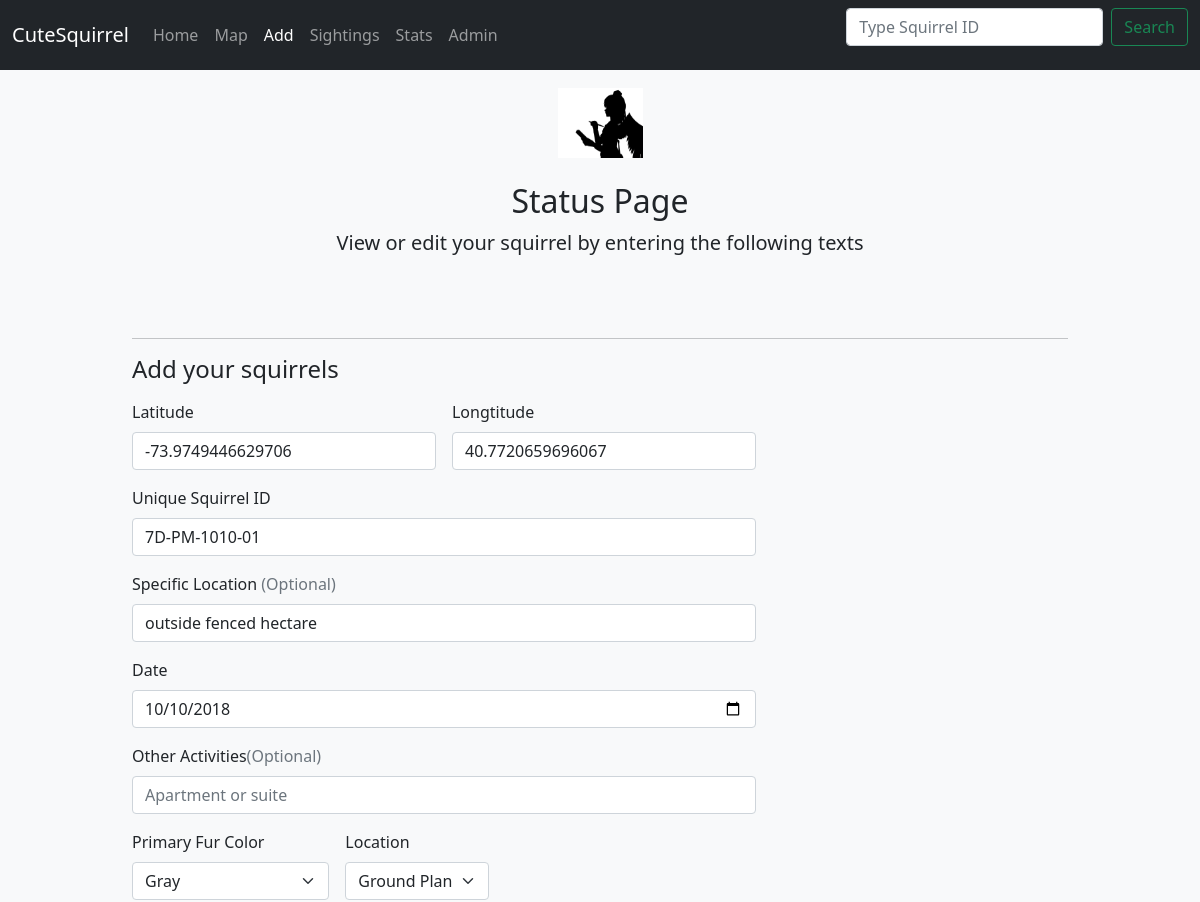
The app's page /sightings/7D-PM-1010-01/ (upper part), older data.
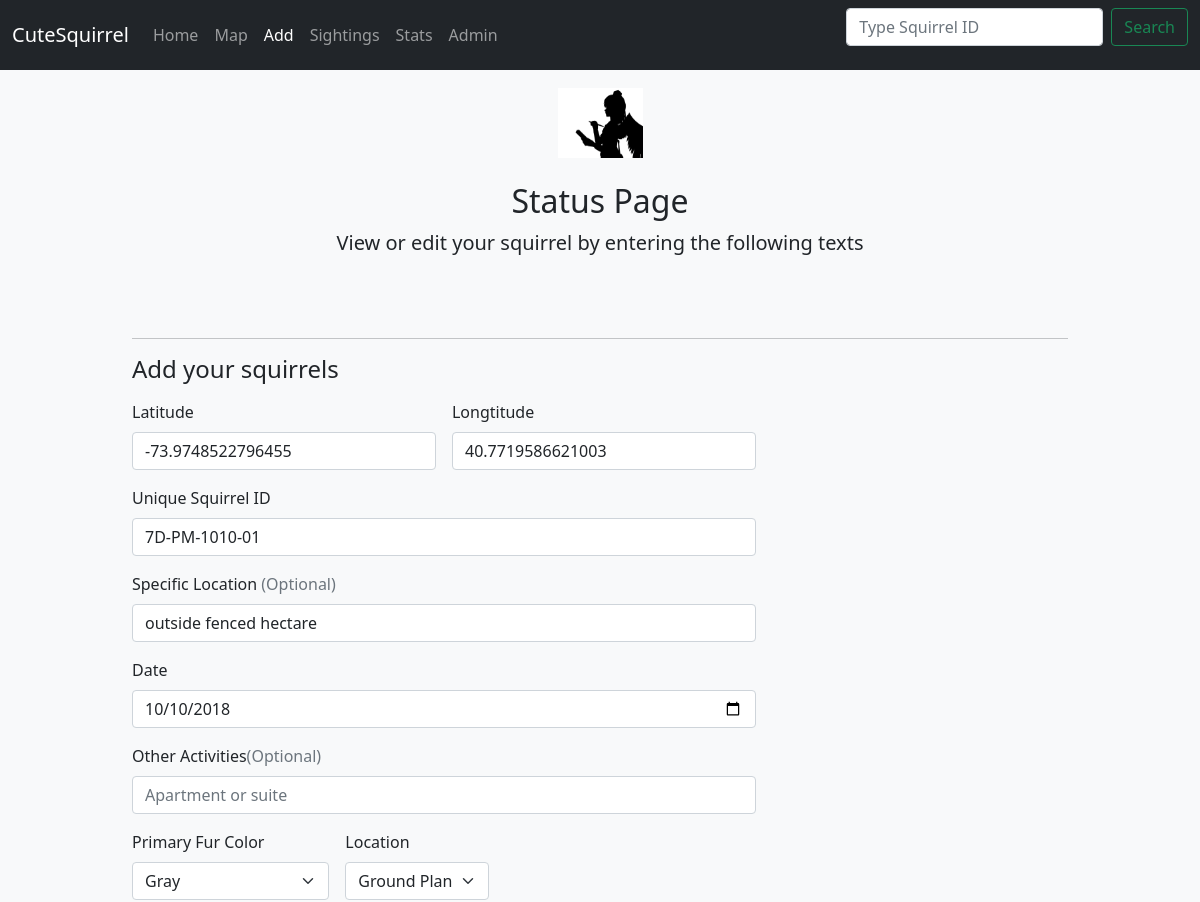
The same page, newer data.
### squirrel/models.py (models this page shows, shortened)
class biaoge(models.Model):
    xx = models.FloatField (help_text = ('Latitude'), null = True)
    yy = models.FloatField (help_text = ('Longtitude'), null = True)
    Unique_Squirrel_ID = models.CharField(max_length = 100, help_text = ('The Unique Squirrel ID'), unique = True, primary_key = True)
    ADULT, JUVENILE = 'Adult', 'Juvenile'
    AGE_CHOICES = ((ADULT,'Adult'), (JUVENILE,'Juvenile'))
    age = models.CharField(max_length = 100, help_text = ('Age'), choices = AGE_CHOICES, null = True)
    PM, AM = 'PM', 'AM'
    SHIFT_CHOICES = ((PM,'PM'), (AM,'AM'))
    shift = models.CharField(max_length = 100, default='', help_text = ('Shift'), choices = SHIFT_CHOICES, null = True)
    date = models.DateField(default='1000-10-10', help_text = ('date'), null = True)
    GRAY, CINNAMON, BLACK = 'Gray', 'Cinnamon', 'Black'
    FUR_COLOR_CHOICES = ((GRAY,'Gray'), (CINNAMON,'Cinnamon'), (BLACK,'Black'))
    primary_fur_color = models.CharField(max_length = 100, help_text = ('Primary Fur Color'), choices = FUR_COLOR_CHOICES, null = True)
    GROUND_PLANE, ABOVE_GROUND = 'Ground Plane', 'Above Ground'
    LOCATION_CHOICES = ((GROUND_PLANE,'Ground Plane'),(ABOVE_GROUND,'Above Ground'))
    location = models.CharField(max_length = 100, help_text = ('Location'), choices = LOCATION_CHOICES, null = True)
    specific_location = models.CharField(max_length = 100, help_text = ('Specific Location'), null = True)
    foraging = models.BooleanField(help_text = ('Foraging'), default = False)
    climbing = models.BooleanField(help_text = ('Climbing'), default = False)
    eating = models.BooleanField(help_text = ('Eating'), default = False)
    running = models.BooleanField(help_text = ('Running'), default = False)
    chasing = models.BooleanField(help_text = ('Chasing'), default = False)
    other_activities = models.CharField(max_length = 100, help_text = ('Other Activities'), default = '', null = True)
    kuks = models.BooleanField(help_text = ('Kuks'), default = False)
    quaas = models.BooleanField(help_text = ('Quaas'), default = False)
    tail_twitches = models.BooleanField(help_text = ('Tail Twitches'), default = False)
    tail_flags = models.BooleanField(help_text = ('Tail Flags'), default = False)
    approaches = models.BooleanField(help_text = ('Approaches'), default = False)
    indifferent = models.BooleanField(help_text = ('Indifferent'), default = False)
    runs_from = models.BooleanField(help_text = ('Runs From'), default = False)
    moans = models.BooleanField(help_text= ('Moans'), default = False)
    profile_image = models.ImageField(help_text= ('Profile Picture'), upload_to = "img/", null = True)
    have_image = models.BooleanField(help_text=('Please check it on if there is an image for this squirrel'), default = False)

### squirrel/views.py (the view)
# urls.py: path('sightings/<str:squirrel_id>/', views.edit),
def edit(request, squirrel_id):
    create_2 = biaoge.objects.get(pk = squirrel_id)
    if request.method == "POST":
        create_2.xx = request.POST.get('latitude', 0)
        create_2.yy = request.POST.get('longtitude', 0)
        create_2.Unique_Squirrel_ID = request.POST.get('Unique_Squirrel_ID', 00-00-0000-00)
        create_2.shift = request.POST.get('shift', None)
        create_2.date = request.POST.get('date', 1000-10-10)
        create_2.age = request.POST.get('age', None)
        create_2.primary_fur_color = request.POST.get('primary_fur_color', None)
        create_2.location = request.POST.get('location',None)
        create_2.specific_location = request.POST.get('specific_location', None)
        create_2.other_activities = request.POST.get('other_activities',None)
        create_2.running = request.POST.get('running', False)
        create_2.chasing = request.POST.get('chasing', False)
        create_2.climbing = request.POST.get('climbing', False)
        create_2.eating = request.POST.get('eating', False)
        create_2.foraging = request.POST.get('foraging', False)
        create_2.kuks = request.POST.get('kuks', False)
        create_2.quaas = request.POST.get('quaas', False)
        create_2.tail_flags = request.POST.get('tail_flags', False)
        create_2.tail_twitches = request.POST.get('tail_twitches', False)
        create_2.approaches = request.POST.get('approaches', False)
        create_2.indifferent = request.POST.get('indifferent', False)
        create_2.runs_from = request.POST.get('runs_from', False)
        create_2.moans = request.POST.get('moans', False)
        create_2.have_image = request.POST.get('have_image', False)
        if request.FILES.get('profile_image', None):
            create_2.profile_image = request.FILES.get('profile_image', None)
        create_2.save()
        return redirect(f'/success')
    else:
        context = {'squirrels':create_2, 'method':'POST', 'sssss': 'sssss.jpg'}
        return render(request, 'htmls/edit.html', context)

### squirrel/templates/htmls/edit.html (shortened to what the changed rows need)
{% load static %}
<!doctype html>
<html lang="en">
  <head>
 <link href="https://cdn.jsdelivr.net/npm/bootstrap@5.0.0-beta2/dist/css/bootstrap.min.css" rel="stylesheet">
    <link href="{% static 'form-validation.css' %}" rel="stylesheet">
  </head>
  <body class="bg-light">
<div class="container">
  <main>
    <div class="py-5 text-center">
      <h2>Status Page</h2>
    </div>
      <div class="col-md-7 col-lg-8">
        <form class="needs-validation" novalidate method='POST' enctype="multipart/form-data">
          <div class="row g-3">
            <div class="col-sm-6">
              <label for="latitude" class="form-label">Latitude</label>
              <input type="text" class="form-control" id="latitude" placeholder="" value="{{ squirrels.xx }}" name = "latitude" required pattern="^[-+]?[0-9]*\.?[0-9]+$">
            </div>
            <div class="col-sm-6">
              <label for="longtitude" class="form-label">Longtitude</label>
              <input type="text" class="form-control" id="longtitude" placeholder="" value="{{ squirrels.yy }}" name = "longtitude" required pattern="^[-+]?[0-9]*\.?[0-9]+$">
            </div>
            <div class="col-12">
              <div class="input-group has-validation">
                <input type="text" class="form-control" id="Unique_Squirrel_ID" placeholder="1A-BC-2345-06" name = "Unique_Squirrel_ID"
                value = "{{ squirrels.Unique_Squirrel_ID }}"
                required>
              </div>
            </div>
            <div class="col-12">
              <label for="specific_location" class="form-label">Specific Location <span class="text-muted">(Optional)</span></label>
              <input type="text" class="form-control" id="specific_location" placeholder="grass? water?" name = "specific_location" value="{{squirrels.specific_location}}">
            </div>
            <div class="col-12">
              <label for="date" class="form-label">Date </label>
              <input type="date" id="date" class="form-control" placeholder="yyyy-mm-dd" name = "date" value= "{{ squirrels.date |date:'Y-m-d'}}" required>
            </div>
            {% if squirrel.primary_fur_color == Gray %}
            <div class="col-md-4">
              <label for="country" class="form-label">Primary Fur Color</label>
              <select class="form-select" id="country" name= "primary_fur_color" value= "{{ squirrels.primary_fur_color }}"required >
                <option value="Gray" selected >Gray</option>
              </select>
            </div>
            {% endif %}
            {% if squirrel.location == "Above Ground" %}
            <div class="col-md-3">
              <label for="country" class="form-label">Location</label>
              <select class="form-select" id="country" name="location" value="{{squirrels.location}}" required>
                <option value="">Choose...</option>
                <option value="Ground Plane">Ground Plane</option>
                <option value="Above Ground" selected>Above Ground</option>
              </select>
              <div class="invalid-feedback">
                Please select a valid shift.
              </div>
            </div>
             {% else %}
             <div class="col-md-3">
              <label for="country" class="form-label">Location</label>
              <select class="form-select" id="country" name="location" value="{{squirrels.location}}" required>
                <option value="Ground Plane"selected>Ground Plane</option>
              </select>
            </div>
             {% endif %}
        </form>
      </div>
    </div>
  </body>
</html>

Row changes from the older to the newer data that the page shows:
changed biaoge "7D-PM-1010-01": latitude "-73.9749446629706" → "-73.9748522796455"; longtitude "40.7720659696067" → "40.7719586621003"
